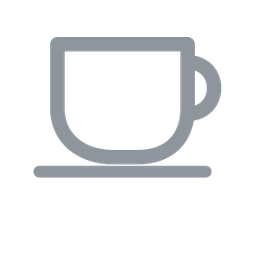
#> input picture bar/modules/ito-art/indicators/awake-coffee-off.png, 256 x 256 px; its folder holds 4 pictures in this run
$ python gen-indicator-icons.py
#> lines starting #> are read from the running program, lines starting #| are printed output that depends on the picture
### scripts/iconfit.py
"""Put every generated icon on the same footing: crop it to its ink, scale the longest side to the same share of
the canvas, and centre it. Without it a ring, a bell and a wave form each land at a different size in the same
bar, because each was drawn to fill a different part of its own canvas."""

from PIL import Image

# The ink of an icon takes this share of its box. The workspace marks take 0.70 to 0.72 (the sheet's icons 0.74 to
# 0.85 on their long side), so every icon is fitted to the same 0.74 and nothing looks larger than a workspace.
SHARE = 0.74


def bbox_of(img: Image.Image):
    return img.getchannel("A").point(lambda v: 255 if v > 8 else 0).getbbox()


def fit(img: Image.Image, box=None, share: float = SHARE) -> Image.Image:
    """`box` lets a picture and its mask (a filled silhouette) share one transform."""
#> called with share = 0.74
    box = box or bbox_of(img)
#> box = (33, 37, 222, 178)
#> img is the input picture: PIL image 256x256 RGBA; mean R, G, B, A 23.9, 25.1, 26.3, 36.8
    if not box:
        return img
    crop = img.crop(box)
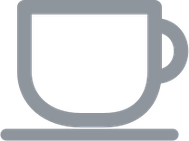
#> crop: PIL image 189x141 RGBA; mean R, G, B, A 58.9, 61.6, 64.6, 90.6; transparent parts drawn white
    size = img.width
#> size = 256
    scale = size * share / max(crop.width, crop.height)
#> scale = 1
    crop = crop.resize((max(1, round(crop.width * scale)), max(1, round(crop.height * scale))), Image.LANCZOS)
    out = Image.new("RGBA", img.size, (0, 0, 0, 0))
#> out: PIL image 256x256 RGBA; every value is 0
    out.alpha_composite(crop, ((size - crop.width) // 2, (size - crop.height) // 2))
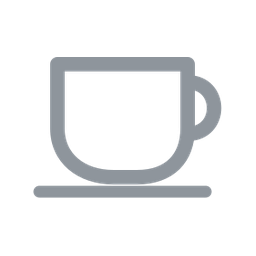
#> out: PIL image 256x256 RGBA; mean R, G, B, A 23.9, 25.1, 26.3, 36.8; transparent parts drawn white
    return out

### scripts/gen-indicator-icons.py
#!/usr/bin/env python3
"""The indicator icons, each in several versions the user can choose between, some of them cameos.

Omarchy's toggles (stay awake, night light, screen recording) are drawn twice each, off and on, in every
version. On is where the blood is.

    stay awake     coffee (a cup that fills with blood) · radio (Silent Hill's pocket radio, hissing) ·
                   flashlight (its light held on)
    night light    moon · fog (Silent Hill's fog, with the red sun behind it)
    recording      eye (opens, ringed) · tape (Silent Hill 2's videotape, the red light on)

    gen-indicator-icons.py    writes bar/modules/ito-art/indicators/<id>-<version>-<off|on>.png
"""

from __future__ import annotations

import math
import subprocess
import sys
from pathlib import Path

from PIL import Image

sys.path.insert(0, str(Path(__file__).resolve().parent))
from iconfit import fit

ROOT = Path(__file__).resolve().parent.parent
OUT = ROOT / "bar" / "modules" / "ito-art" / "indicators"

BONE = "#c7ccd1"
DIM = "#8e959c"
BLOOD = "#c4162a"
INK = "#08090a"
W = 32
S = 512


def svg(body: str, defs: str = "") -> str:
    return f'<svg xmlns="http://www.w3.org/2000/svg" viewBox="0 0 {S} {S}" width="{S}" height="{S}"><defs>{defs}</defs>{body}</svg>'


def line(d, color=BONE, w=W, extra=""):
    return f'<path d="{d}" fill="none" stroke="{color}" stroke-width="{w}" stroke-linecap="round" stroke-linejoin="round" {extra}/>'


# ------------------------------------------------------------------------------------------------- awake
CUP = "M112 196 L 112 338 C 112 404 164 446 236 446 L 288 446 C 360 446 400 404 400 338 L 400 196 Z"


def coffee(on: bool) -> str:
    body = ""
    if on:
        body += f'<defs><clipPath id="c"><path d="{CUP}"/></clipPath></defs>'
        body += f'<g clip-path="url(#c)"><rect x="100" y="246" width="320" height="220" fill="{BLOOD}"/></g>'
        body += line("M176 150 C 150 118 200 96 174 62", BLOOD, 22) + line("M256 150 C 230 118 280 96 254 62", BLOOD, 22)
        body += f'<path d="M336 200 L 336 236 C 336 262 372 262 372 236 L 372 200 Z" fill="{BLOOD}"/>'   # a drip over the rim
    body += line(CUP, BONE if on else DIM)
    body += line("M400 236 C 478 236 478 350 400 350", BONE if on else DIM)
    body += line("M72 478 L 440 478", BONE if on else DIM, 26)
    return svg(body)


def radio(on: bool) -> str:
    c = BONE if on else DIM
    body = f'<rect x="96" y="196" width="320" height="252" rx="34" fill="none" stroke="{c}" stroke-width="{W}"/>'
    body += line("M352 196 L 424 56", c, 26)
    body += f'<circle cx="196" cy="322" r="66" fill="none" stroke="{c}" stroke-width="22"/>'
    for y in (296, 322, 348):
        body += line(f"M164 {y} L 228 {y}", c, 12)
    body += f'<circle cx="352" cy="262" r="20" fill="{BLOOD if on else c}"/>' + line("M312 340 L 392 340", c, 16) + line("M312 386 L 392 386", c, 16)
    if on:                                                       # the static: it hisses when they are near
        for r in (56, 100):
            a0, a1 = math.radians(200), math.radians(290)
            cx, cy = 424, 56
            body += line(f"M{cx + math.cos(a0) * r:.1f} {cy - math.sin(a0) * r * -1:.1f} A {r} {r} 0 0 1 {cx + math.cos(a1) * r:.1f} {cy - math.sin(a1) * r * -1:.1f}", BLOOD, 18)
    return svg(body)


# [58 lines left out: functions flashlight, moon, fog, eye_rec, tape, not called in this run]


ICONS = {
    ("awake", "coffee"): coffee, ("awake", "radio"): radio, ("awake", "flashlight"): flashlight,
    ("night", "moon"): moon, ("night", "fog"): fog,
    ("record", "eye"): eye_rec, ("record", "tape"): tape,
}


# fit() centres every icon by the geometric middle of its ink, which is right for a shape whose ink is spread
# evenly (a ring, a chip). The coffee cup is not: two thin wisps of steam sit far above a solid cup and saucer, so
# the *geometric* box is centred but the *drawing* still reads low, sitting under the radio and the flashlight
# that share its row. This nudges it back up by the same pixels its own ink is heavier below the middle than
# above -- worked out from the drawing, not guessed.
NUDGE_Y = {("awake", "coffee"): -20}


def main() -> int:
    OUT.mkdir(parents=True, exist_ok=True)
    for (ident, version), fn in ICONS.items():
        nudge = NUDGE_Y.get((ident, version), 0)
        for state, on in (("off", False), ("on", True)):
            tmp = OUT / "t.svg"
            dst = OUT / f"{ident}-{version}-{state}.png"
            tmp.write_text(fn(on))
            subprocess.run(["rsvg-convert", "-w", "256", "-h", "256", str(tmp), "-o", str(dst)], check=True)
            tmp.unlink()
#> (the run stopped early here; a loop or call above may not have finished)
